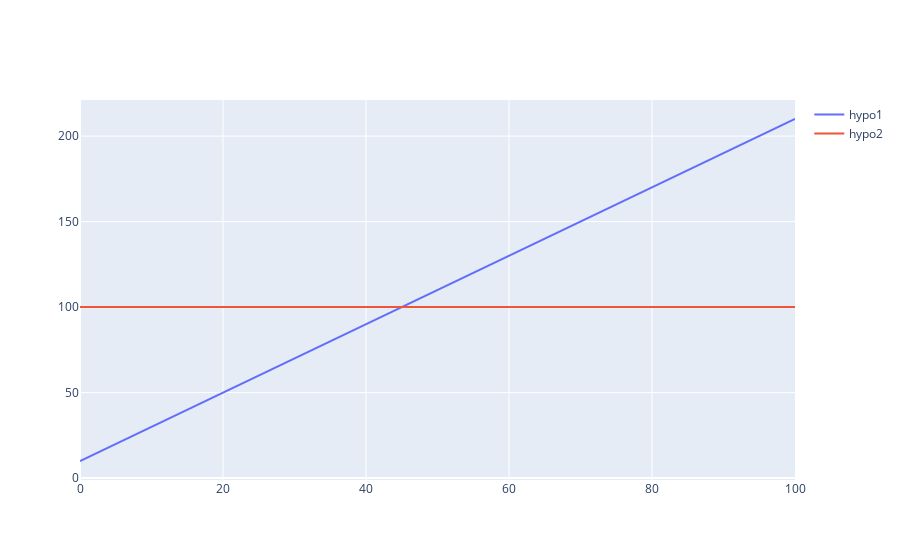

The cell this chart's notebook holds for it:
### Markdown cell above
# Step 1: Simple linear regression (univariate linear regression)


## Hypothesis

The hypothesis is the function that for each $x$ in the training set will give us the best estimation of each $y$.

Simply put, the hypothesis is the function that "solve" the problem at hands.

In the case of a univariate (one variable) linear regression the hypothesis function is a simple linear function:

$h_\theta(x) = \theta_0 + \theta_1x$

Our goal then is to find $\theta_0$ and $\theta_1$ so that $h_\theta(x)$ is close to $y$ for each of our training examples $(x, y)$

### Code cell
class Hypothesis:
    theta0 = None
    theta1 = None

    def __init__(self, theta0, theta1):
        self.theta0 = theta0
        self.theta1 = theta1

    def compute(self, x):
        return self.theta0 + (self.theta1 * x)

hypo1 = Hypothesis(10, 2)
hypo2 = Hypothesis(100, 0)

graph = Graph()
graph.plotFunction(hypo1.compute, "hypo1")
graph.plotFunction(hypo2.compute, "hypo2")
graph.render()
